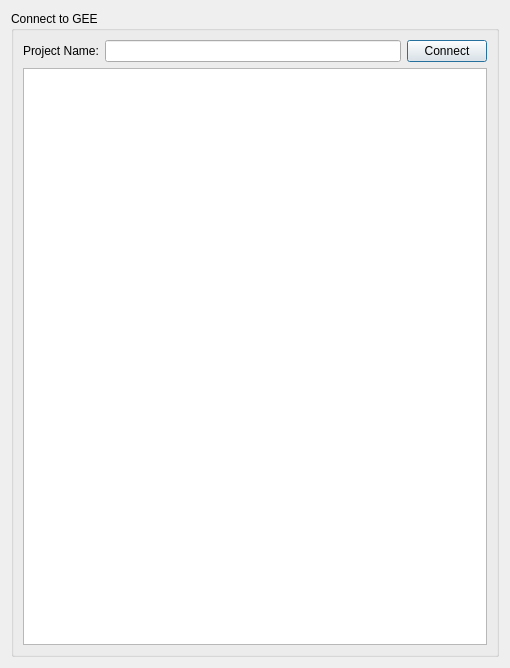
<?xml version="1.0" encoding="UTF-8"?>
<ui version="4.0">
 <class>Dialog</class>
 <widget class="QDialog" name="Dialog">
  <property name="geometry">
   <rect>
    <x>0</x>
    <y>0</y>
    <width>510</width>
    <height>668</height>
   </rect>
  </property>
  <property name="sizePolicy">
   <sizepolicy hsizetype="Expanding" vsizetype="Preferred">
    <horstretch>0</horstretch>
    <verstretch>0</verstretch>
   </sizepolicy>
  </property>
  <property name="windowTitle">
   <string>Dialog</string>
  </property>
  <layout class="QGridLayout" name="gridLayout">
   <item row="0" column="0">
    <widget class="QGroupBox" name="connectGroupBox">
     <property name="sizePolicy">
      <sizepolicy hsizetype="Expanding" vsizetype="Expanding">
       <horstretch>0</horstretch>
       <verstretch>0</verstretch>
      </sizepolicy>
     </property>
     <property name="title">
      <string>Connect to GEE</string>
     </property>
     <layout class="QGridLayout" name="gridLayout_2" rowstretch="1,9">
      <item row="1" column="0">
       <widget class="QPlainTextEdit" name="connectConsoleOutput"/>
      </item>
      <item row="0" column="0">
       <layout class="QHBoxLayout" name="horizontalLayout">
        <item>
         <widget class="QLabel" name="projectNameLbl">
          <property name="text">
           <string>Project Name:</string>
          </property>
         </widget>
        </item>
        <item>
         <widget class="QLineEdit" name="projectNameTxt"/>
        </item>
        <item>
         <widget class="QPushButton" name="connectBtn">
          <property name="text">
           <string>Connect</string>
          </property>
         </widget>
        </item>
       </layout>
      </item>
     </layout>
    </widget>
   </item>
  </layout>
 </widget>
 <resources/>
 <connections/>
</ui>
